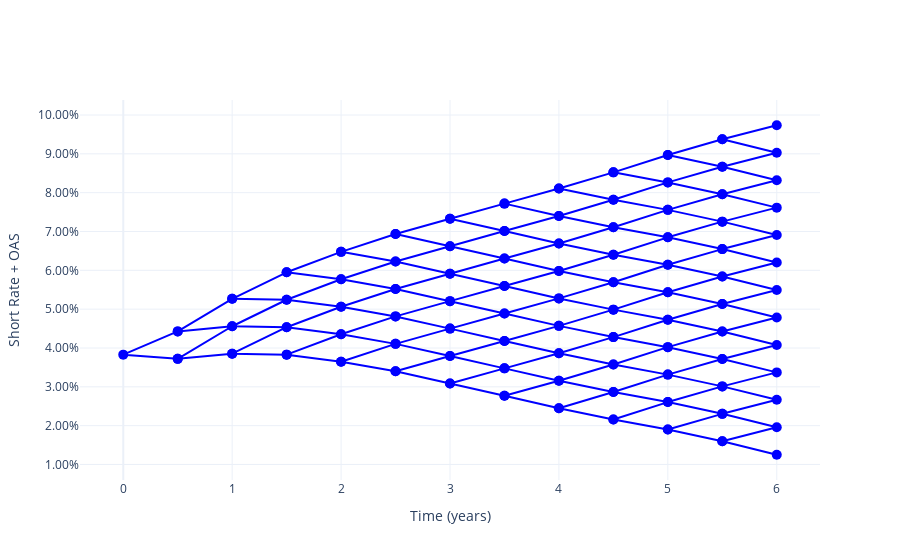

Notebook code for this chart:
### Markdown cell above
# SHORT RATE PLUS OAS

### Code cell
figs["oas"].show()

### Figure 1 — Plotly figure (JSON) as saved in the notebook; plotly's stock layout.template omitted (floating-point values rounded to 4 significant figures)
{"data": [{"hovertemplate": "%{y:.2%}<extra></extra>", "line": {"color": "blue"}, "marker": {"color": "blue", "size": 10}, "mode": "lines+markers", "type": "scatter", "x": [0.5, 0, 0.5], "y": [0.04427, 0.03829, 0.0372]}, {"hovertemplate": "%{y:.2%}<extra></extra>", "line": {"color": "blue"}, "marker": {"color": "blue", "size": 10}, "mode": "lines+markers", "type": "scatter", "x": [1, 0.5, 1, 0.5, 1], "y": [0.05267, 0.04427, 0.0456, 0.0372, 0.03853]}, {"hovertemplate": "%{y:.2%}<extra></extra>", "line": {"color": "blue"}, "marker": {"color": "blue", "size": 10}, "mode": "lines+markers", "type": "scatter", "x": [1.5, 1, 1.5, 1, 1.5, 1, 1.5], "y": [0.0595, 0.05267, 0.05243, 0.0456, 0.04536, 0.03853, 0.03829]}, {"hovertemplate": "%{y:.2%}<extra></extra>", "line": {"color": "blue"}, "marker": {"color": "blue", "size": 10}, "mode": "lines+markers", "type": "scatter", "x": [2, 1.5, 2, 1.5, 2, 1.5, 2, 1.5, 2], "y": [0.06476, 0.0595, 0.05769, 0.05243, 0.05062, 0.04536, 0.04355, 0.03829, 0.03647]}, {"hovertemplate": "%{y:.2%}<extra></extra>", "line": {"color": "blue"}, "marker": {"color": "blue", "size": 10}, "mode": "lines+markers", "type": "scatter", "x": [2.5, 2, 2.5, 2, 2.5, 2, 2.5, 2, 2.5, 2, 2.5], "y": [0.06935, 0.06476, 0.06228, 0.05769, 0.05521, 0.05062, 0.04814, 0.04355, 0.04107, 0.03647, 0.03399]}, {"hovertemplate": "%{y:.2%}<extra></extra>", "line": {"color": "blue"}, "marker": {"color": "blue", "size": 10}, "mode": "lines+markers", "type": "scatter", "x": [3, 2.5, 3, 2.5, 3, 2.5, 3, 2.5, 3, 2.5, 3, 2.5, 3], "y": [0.07328, 0.06935, 0.06621, 0.06228, 0.05913, 0.05521, 0.05206, 0.04814, 0.04499, 0.04107, 0.03792, 0.03399, 0.03085]}, {"hovertemplate": "%{y:.2%}<extra></extra>", "line": {"color": "blue"}, "marker": {"color": "blue", "size": 10}, "mode": "lines+markers", "type": "scatter", "x": [3.5, 3, 3.5, 3, 3.5, 3, 3.5, 3, 3.5, 3, 3.5, 3, 3.5, 3, 3.5], "y": [0.07718, 0.07328, 0.07011, 0.06621, 0.06304, 0.05913, 0.05597, 0.05206, 0.04889, 0.04499, 0.04182, 0.03792, 0.03475, 0.03085, 0.02768]}, {"hovertemplate": "%{y:.2%}<extra></extra>", "line": {"color": "blue"}, "marker": {"color": "blue", "size": 10}, "mode": "lines+markers", "type": "scatter", "x": [4, 3.5, 4, 3.5, 4, 3.5, 4, 3.5, 4, 3.5, 4, 3.5, 4, 3.5, 4, 3.5, 4], "y": [0.08105, 0.07718, 0.07398, 0.07011, 0.06691, 0.06304, 0.05984, 0.05597, 0.05277, 0.04889, 0.0457, 0.04182, 0.03863, 0.03475, 0.03156, 0.02768, 0.02449]}, {"hovertemplate": "%{y:.2%}<extra></extra>", "line": {"color": "blue"}, "marker": {"color": "blue", "size": 10}, "mode": "lines+markers", "type": "scatter", "x": [4.5, 4, 4.5, 4, 4.5, 4, 4.5, 4, 4.5, 4, 4.5, 4, 4.5, 4, 4.5, 4, 4.5, 4, 4.5], "y": [0.08523, 0.08105, 0.07816, 0.07398, 0.07109, 0.06691, 0.06402, 0.05984, 0.05695, 0.05277, 0.04988, 0.0457, 0.04281, 0.03863, 0.03574, 0.03156, 0.02866, 0.02449, 0.02159]}, {"hovertemplate": "%{y:.2%}<extra></extra>", "line": {"color": "blue"}, "marker": {"color": "blue", "size": 10}, "mode": "lines+markers", "type": "scatter", "x": [5, 4.5, 5, 4.5, 5, 4.5, 5, 4.5, 5, 4.5, 5, 4.5, 5, 4.5, 5, 4.5, 5, 4.5, 5, 4.5, 5], "y": [0.08971, 0.08523, 0.08264, 0.07816, 0.07557, 0.07109, 0.0685, 0.06402, 0.06143, 0.05695, 0.05436, 0.04988, 0.04729, 0.04281, 0.04022, 0.03574, 0.03315, 0.02866, 0.02607, 0.02159, 0.019]}, {"hovertemplate": "%{y:.2%}<extra></extra>", "line": {"color": "blue"}, "marker": {"color": "blue", "size": 10}, "mode": "lines+markers", "type": "scatter", "x": [5.5, 5, 5.5, 5, 5.5, 5, 5.5, 5, 5.5, 5, 5.5, 5, 5.5, 5, 5.5, 5, 5.5, 5, 5.5, 5, 5.5, 5, 5.5], "y": [0.09375, 0.08971, 0.08668, 0.08264, 0.07961, 0.07557, 0.07254, 0.0685, 0.06547, 0.06143, 0.0584, 0.05436, 0.05133, 0.04729, 0.04426, 0.04022, 0.03719, 0.03315, 0.03011, 0.02607, 0.02304, 0.019, 0.01597]}, {"hovertemplate": "%{y:.2%}<extra></extra>", "line": {"color": "blue"}, "marker": {"color": "blue", "size": 10}, "mode": "lines+markers", "type": "scatter", "x": [6, 5.5, 6, 5.5, 6, 5.5, 6, 5.5, 6, 5.5, 6, 5.5, 6, 5.5, 6, 5.5, 6, 5.5, 6, 5.5, 6, 5.5, 6, 5.5, 6], "y": [0.09736, 0.09375, 0.09029, 0.08668, 0.08322, 0.07961, 0.07615, 0.07254, 0.06908, 0.06547, 0.06201, 0.0584, 0.05494, 0.05133, 0.04786, 0.04426, 0.04079, 0.03719, 0.03372, 0.03011, 0.02665, 0.02304, 0.01958, 0.01597, 0.01251]}], "layout": {"showlegend": false, "xaxis": {"title": {"text": "Time (years)"}}, "yaxis": {"tickformat": ".2%", "title": {"text": "Short Rate + OAS"}}}}
